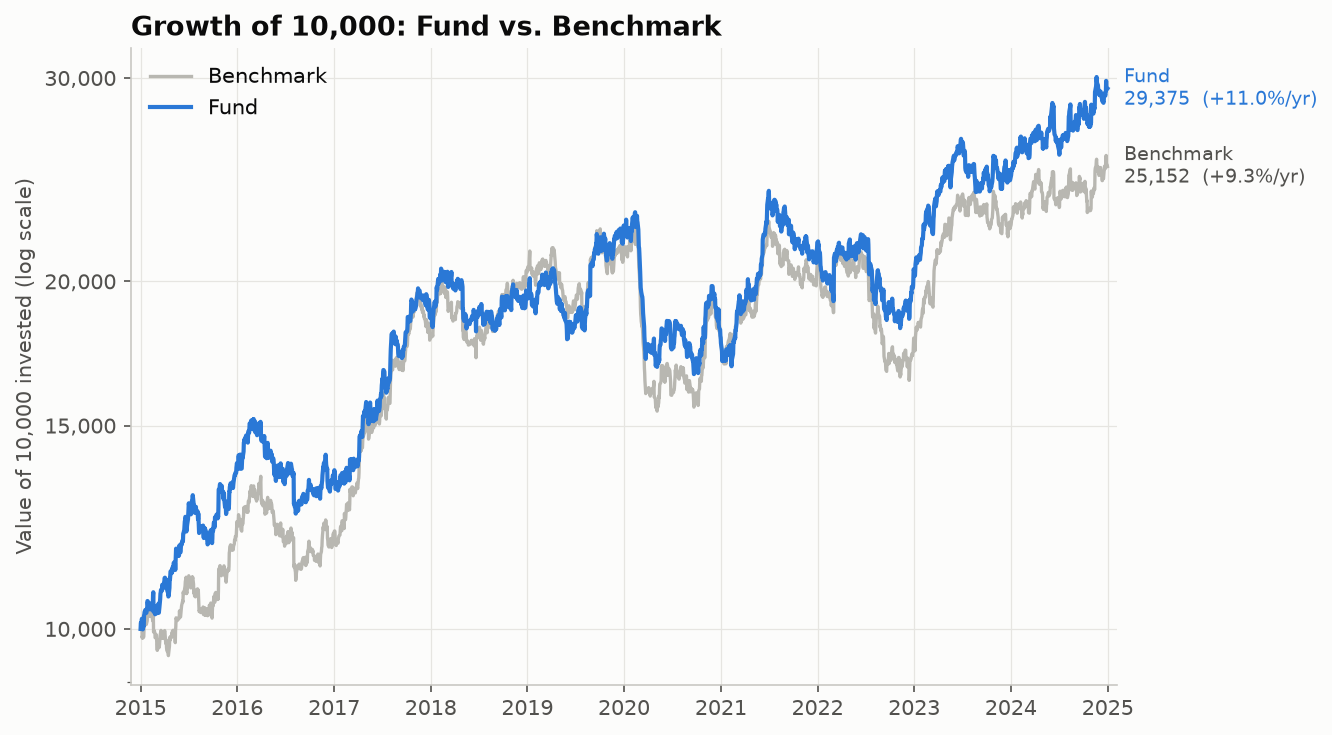

Source code (Python):
"""
Cumulative Return vs. Benchmark  -  family: Finance & investment

DESIGN PURPOSE
Shows the growth of an investment (for example, 10,000 invested at the start)
for a fund and its benchmark on one log-scaled axis. On a log scale equal
vertical distances mean equal percentage changes, so a 50% rise looks the same
in 2015 as in 2024 and the slopes of the two lines compare growth rates
directly.

WHEN TO USE
  - Compare long-run performance of a fund, strategy or stock against a
    benchmark
  - Show compounding over many years, where a linear axis would flatten the
    early period
  - Introduce a performance report before drilling into drawdowns and rolling
    metrics

AVOID WHEN
  - The horizon is short (under a year) and percentage moves are small (a
    linear axis is fine)
  - Comparing many funds at once (use a risk-return scatter or small
    multiples)
  - The audience is unfamiliar with log axes and there is no space to explain
    them

ALTERNATIVES
  - Indexed line chart (rebased to 100) on a linear axis
  - Annual returns bar chart
  - Risk-return scatter for many funds

EXAMPLE
Simulated daily total returns for a fund and its benchmark, 2015–2024
(including a 2020-style crash and a 2022-style bear market), shown as the
growth of 10,000. Not investment advice.

NOTE: Educational examples with simulated or historical data. Not investment
advice; past performance does not predict future returns.

Run:  python cumulative_return_benchmark.py
      python cumulative_return_benchmark.py --real-data   (real dataset: plotly.express.data.stocks() — weekly AAPL vs an equal-weight basket of 6 large tech stocks, 2018–2019)
"""
import sys
from pathlib import Path

import numpy as np
import pandas as pd
import matplotlib.pyplot as plt

# Library style: categorical colors in fixed order, recessive axes, hairline grid.
PALETTE = ["#2a78d6", "#eb6834", "#1baf7a", "#eda100",
           "#e87ba4", "#008300", "#6250d6", "#e34948"]
SEQ_CMAP = "Blues"      # sequential: one hue, light -> dark
DIV_CMAP = "RdBu_r"     # diverging: two opposite hues, neutral midpoint
GRAY = "#b8b7b1"        # de-emphasised marks
plt.rcParams.update({
    "figure.figsize": (8, 4.8), "figure.dpi": 110, "figure.facecolor": "#fcfcfb",
    "axes.facecolor": "#fcfcfb", "axes.edgecolor": "#c9c8c3", "axes.linewidth": 0.8,
    "axes.spines.top": False, "axes.spines.right": False,
    "axes.grid": True, "grid.color": "#e6e5e1", "grid.linewidth": 0.6, "axes.axisbelow": True,
    "axes.prop_cycle": plt.cycler(color=PALETTE),
    "axes.titlesize": 13, "axes.titleweight": "bold", "axes.titlelocation": "left",
    "axes.labelcolor": "#52514e", "xtick.color": "#52514e", "ytick.color": "#52514e",
    "text.color": "#0b0b0b", "font.size": 10, "lines.linewidth": 2,
    "legend.frameon": False,
})

from matplotlib.ticker import FuncFormatter, LogLocator

# --- Example data ------------------------------------------------------------
# Simulated daily simple returns: fat-tailed market (Student-t, 4 df) plus a fund with beta 0.9.
rng = np.random.default_rng(21)
dates = pd.bdate_range("2015-01-01", "2024-12-31")
n = len(dates)
mkt = 0.00045 + rng.standard_t(4, n) * 0.0095 / np.sqrt(2)
crash = (dates >= "2020-02-20") & (dates <= "2020-03-23")
mkt[crash] -= 0.012
mkt[(dates >= "2022-01-01") & (dates <= "2022-10-15")] -= 0.0011
fund = 0.00024 + 0.9 * mkt + rng.normal(0, 0.004, n)
fund[0] = mkt[0] = 0.0  # the first date is the start: both series begin at exactly 10,000
prices = 10_000 * (1 + pd.DataFrame({"Fund": fund, "Benchmark": mkt}, index=dates)).cumprod()
freq = 252  # observations per year, used for CAGR
prices.tail()

REAL_DATA = "--real-data" in sys.argv
if REAL_DATA:  # plotly.express.data.stocks() — weekly AAPL vs an equal-weight basket of 6 large tech stocks, 2018–2019
    import plotly.express as px
    stocks = px.data.stocks().set_index("date")
    stocks.index = pd.to_datetime(stocks.index)
    basket = stocks.pct_change().mean(axis=1).fillna(0).add(1).cumprod()  # equal-weight, rebalanced weekly
    prices = 10_000 * pd.DataFrame({"AAPL": stocks["AAPL"], "Tech basket": basket})
    freq = 52
    prices.tail()

# --- Plot --------------------------------------------------------------------
fund_name, bench_name = prices.columns[:2]
years = (len(prices) - 1) / freq  # n prices span n - 1 return periods
fig, ax = plt.subplots(figsize=(9, 5))
ax.plot(prices.index, prices[bench_name], color=GRAY, linewidth=1.6, label=bench_name)
ax.plot(prices.index, prices[fund_name], color=PALETTE[0], linewidth=2, label=fund_name)
ax.set_yscale("log")
ax.yaxis.set_major_locator(LogLocator(base=10, subs=[1, 1.5, 2, 3, 5, 7]))
ax.yaxis.set_major_formatter(FuncFormatter(lambda v, _: f"{v:,.0f}"))
ax.yaxis.set_minor_formatter(FuncFormatter(lambda v, _: ""))
for name, color in [(fund_name, PALETTE[0]), (bench_name, "#52514e")]:
    end = prices[name].iloc[-1]
    cagr = (end / prices[name].iloc[0]) ** (1 / years) - 1
    ax.annotate(f"{name}\n{end:,.0f}  ({cagr:+.1%}/yr)", (prices.index[-1], end),
                xytext=(8, 0), textcoords="offset points", va="center", fontsize=9, color=color)
ax.set_ylabel("Value of 10,000 invested (log scale)")
ax.set_title(f"Growth of 10,000: {fund_name} vs. {bench_name}")
ax.legend(loc="upper left")
ax.margins(x=0.01)
fig.tight_layout()

# --- Save / show -------------------------------------------------------------
out = Path(__file__).with_name(Path(__file__).stem + ("_real" if REAL_DATA else "") + ".png")
fig.savefig(out, dpi=150, bbox_inches="tight")
print(f"saved {out}")
if "--no-show" not in sys.argv:
    plt.show()
